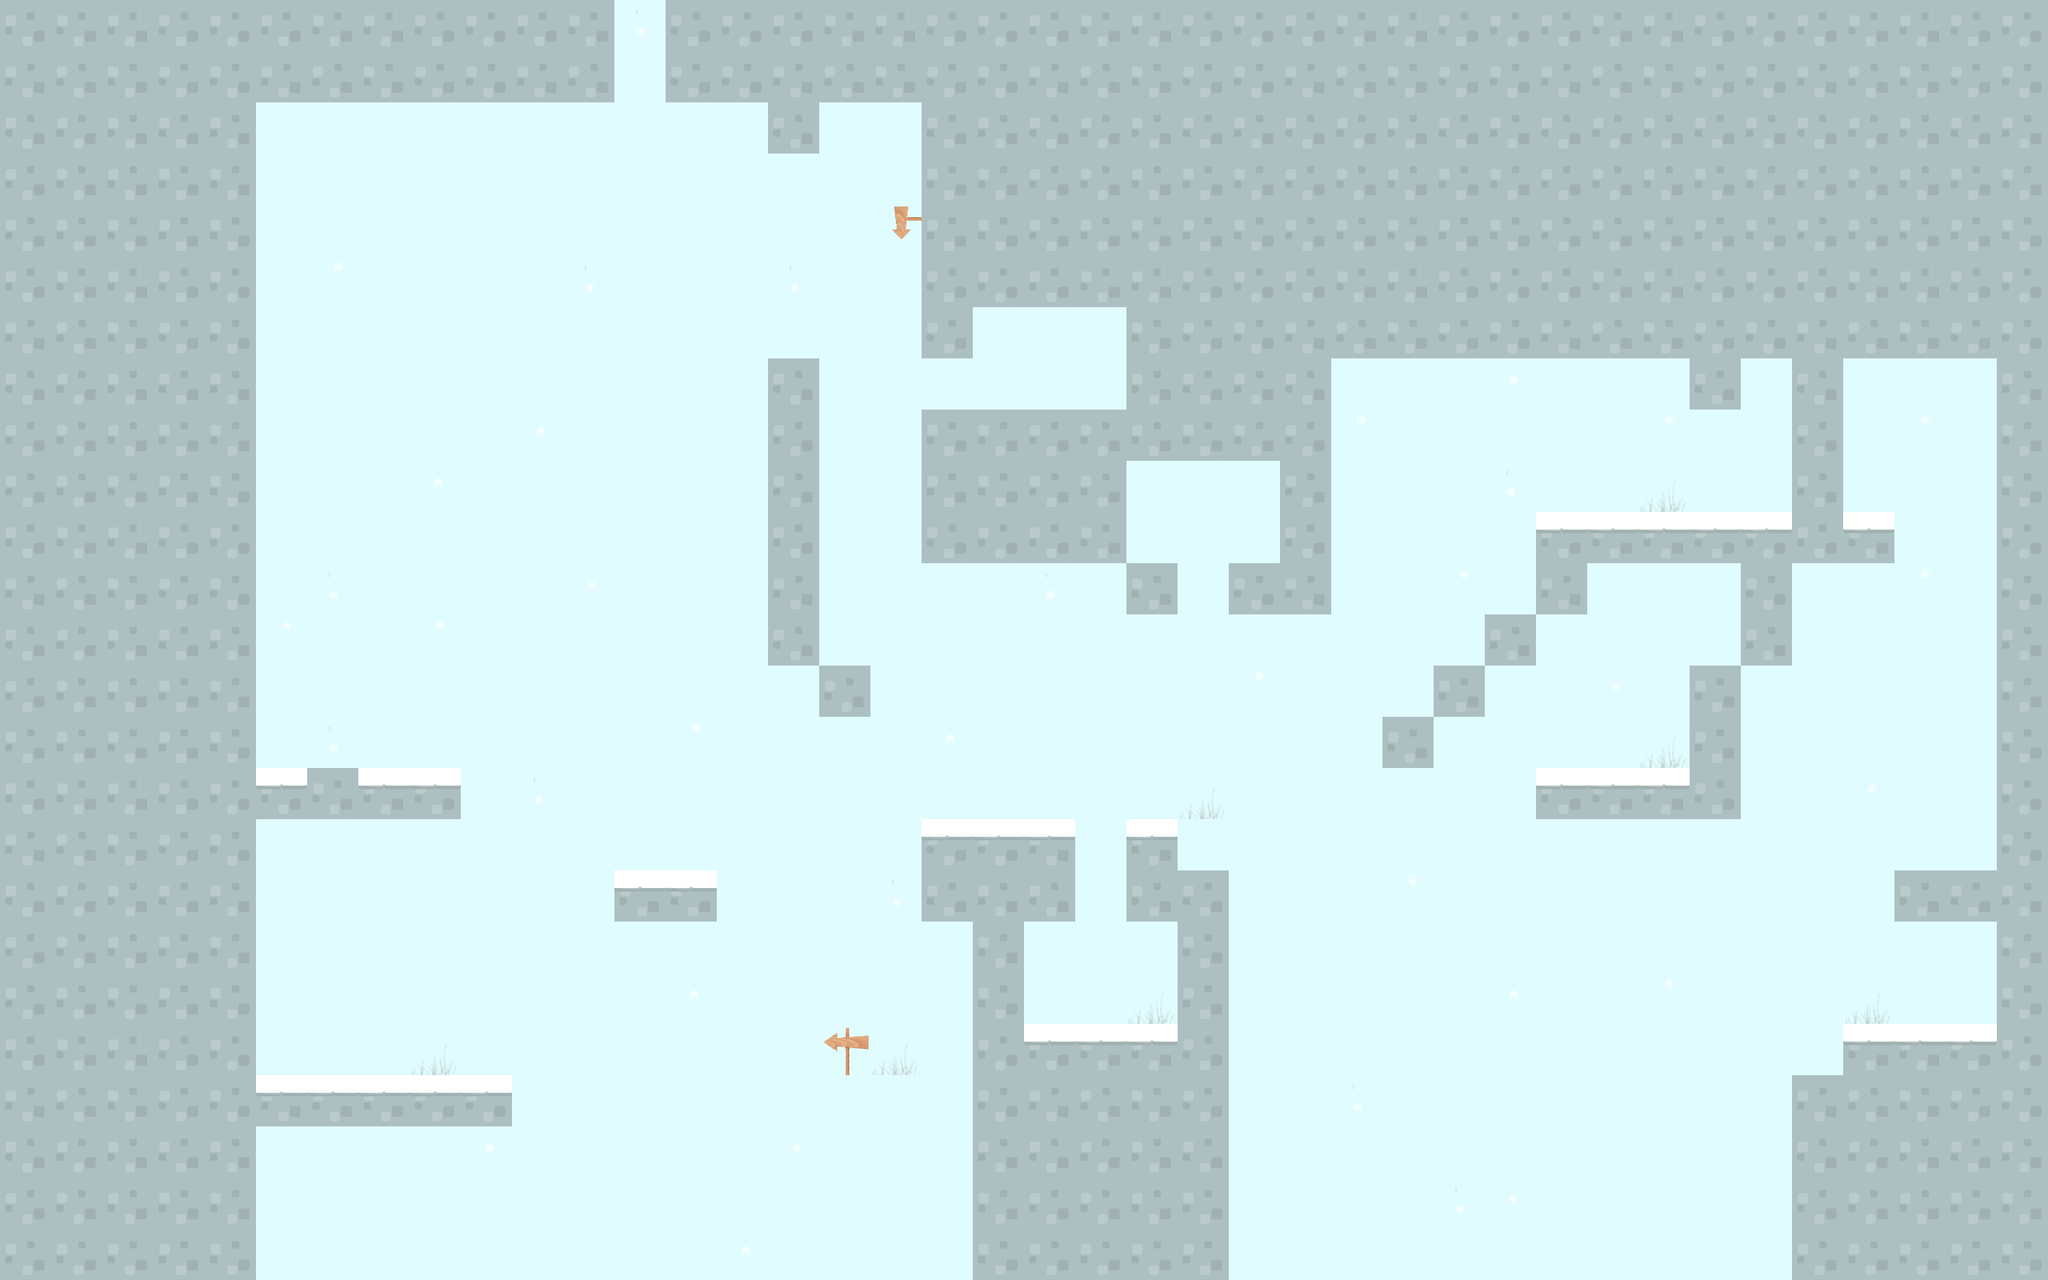

A 2D game scene composited from a Tiled map and its tileset images. What follows is a short description and the map's XML, with each tile layer's data collapsed to a summary:
An orthogonal 40x25 tile map with 70x70 px tiles, 2 tile layers (Background, Collision).

<map version="1.0" orientation="orthogonal" width="40" height="25" tilewidth="70" tileheight="70">
 <tileset firstgid="1" name="tiles_map" tilewidth="70" tileheight="70">
  <image source="../images/tiles_map.png" width="700" height="140" />
 </tileset>
 <layer name="Background" width="40" height="25">
  <data>[1000 cells, 993 non-empty, 11 distinct tile ids]</data>
 </layer>
 <layer name="Collision" width="40" height="25">
  <data>[1000 cells, 432 non-empty, 3 distinct tile ids]</data>
 </layer>
</map>
